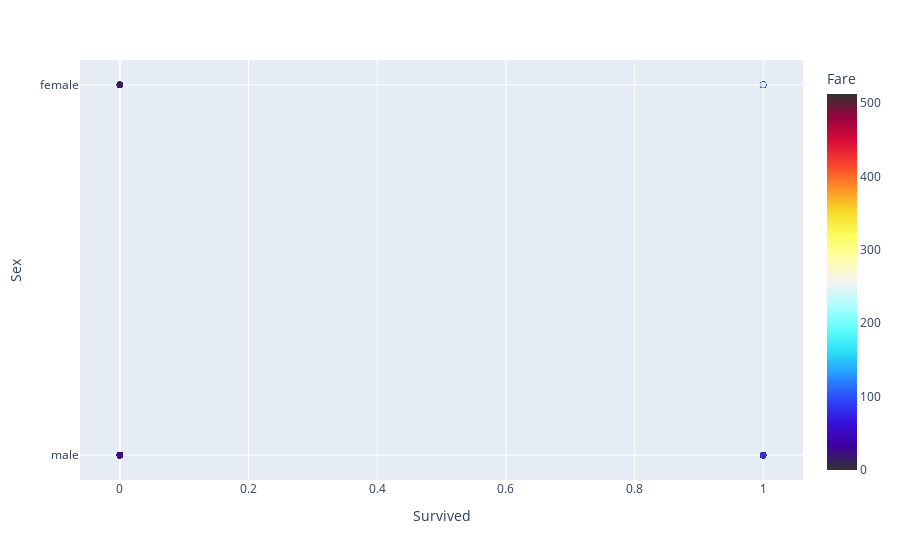

Notebook code cell kept with this figure:
### Code cell
Titanic2 = Titanic.copy().sample(500)
#Titanic2['Survived'] = Titanic2['Survived']+1
#px.bar_polar(Titanic2, r='Fare', theta='Survived', color='Name', color_continuous_scale='Edge')
fig = px.scatter(Titanic2, x='Survived', y='Sex', color='Fare', color_continuous_scale='Edge', hover_name='Name', hover_data = 'Pclass')
#fig.update_yaxes(range=[8000, 8500])
fig.show()

### Figure 1 — Plotly figure (JSON) as saved in the notebook; plotly's stock layout.template omitted (floating-point values rounded to 4 significant figures; data arrays with more than 128 entries replaced by an {"elided": "..."} marker saying what was removed)
{"data": [{"customdata": {"elided": "500x1 int values"}, "hovertemplate": "<b>%{hovertext}</b><br><br>Survived=%{x}<br>Sex=%{y}<br>Pclass=%{customdata[0]}<br>Fare=%{marker.color}<extra></extra>", "hovertext": {"elided": "500 str values"}, "legendgroup": "", "marker": {"color": {"elided": "500 float values"}, "coloraxis": "coloraxis", "symbol": "circle"}, "mode": "markers", "name": "", "orientation": "h", "showlegend": false, "type": "scatter", "x": {"elided": "500 int values"}, "xaxis": "x", "y": {"elided": "500 str values"}, "yaxis": "y"}], "layout": {"coloraxis": {"colorbar": {"title": {"text": "Fare"}}, "colorscale": [[0, "#313131"], [0.0625, "#3d019d"], [0.125, "#3810dc"], [0.1875, "#2d47f9"], [0.25, "#2593ff"], [0.3125, "#2adef6"], [0.375, "#60fdfa"], [0.4375, "#aefdff"], [0.5, "#f3f3f1"], [0.5625, "#fffda9"], [0.625, "#fafd5b"], [0.6875, "#f7da29"], [0.75, "#ff8e25"], [0.8125, "#f8432d"], [0.875, "#d90d39"], [0.9375, "#97023d"], [1, "#313131"]]}, "legend": {"tracegroupgap": 0}, "margin": {"t": 60}, "xaxis": {"anchor": "y", "domain": [0, 1], "title": {"text": "Survived"}}, "yaxis": {"anchor": "x", "domain": [0, 1], "title": {"text": "Sex"}}}}
